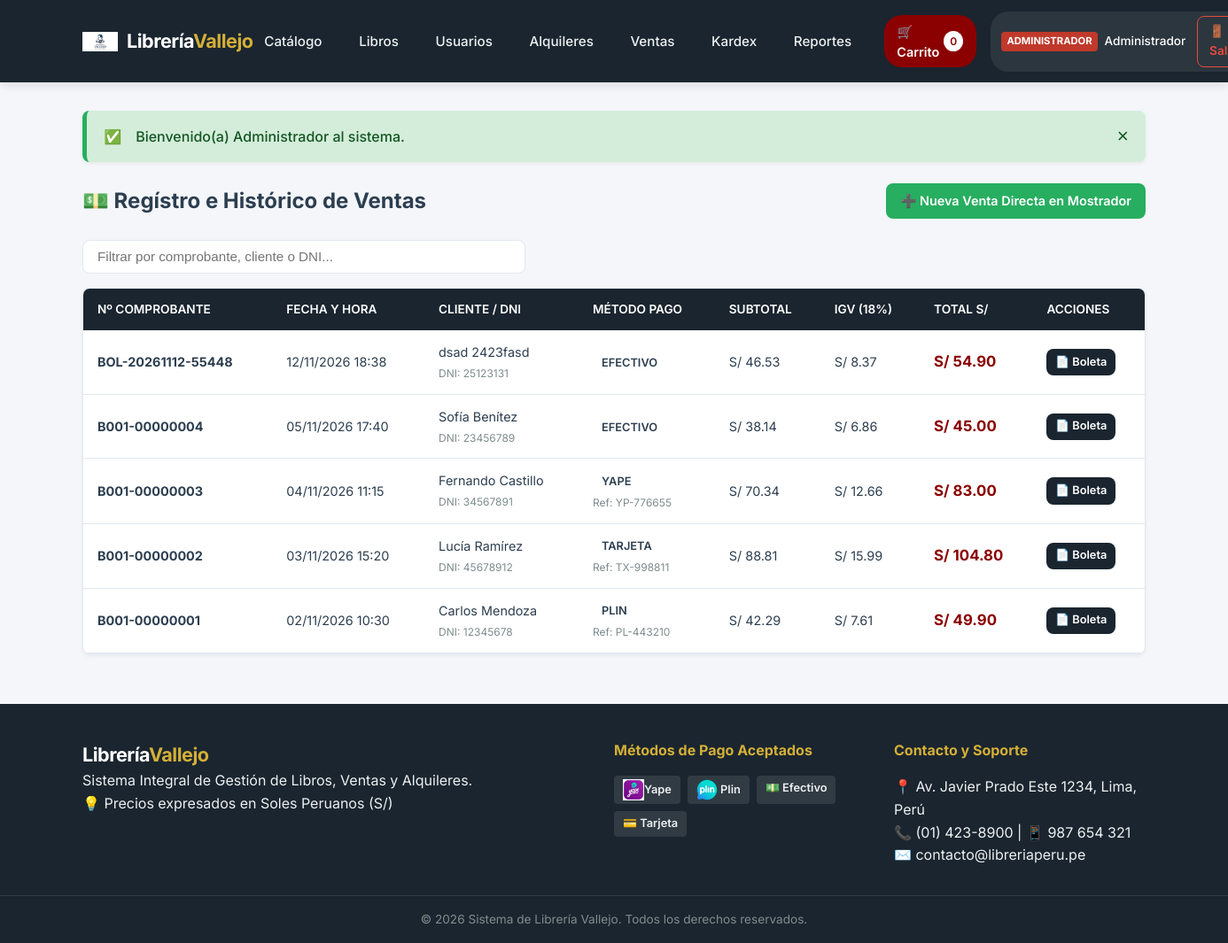
Page /modulos/ventas/index.php (signed in) on the committed database.
### tables this page shows
CREATE TABLE `ventas` (
  `id_venta` int(11) NOT NULL,
  `id_usuario` int(11) NOT NULL,
  `num_comprobante` varchar(30) NOT NULL,
  `subtotal` decimal(10,2) NOT NULL DEFAULT '0.00',
  `igv` decimal(10,2) NOT NULL DEFAULT '0.00',
  `total` decimal(10,2) NOT NULL DEFAULT '0.00',
  `metodo_pago` enum('EFECTIVO','YAPE','PLIN','TARJETA','TRANSFERENCIA') NOT NULL DEFAULT 'EFECTIVO',
  `num_operacion` varchar(50) DEFAULT NULL,
  `fecha_venta` datetime NOT NULL DEFAULT CURRENT_TIMESTAMP
);

CREATE TABLE `usuarios` (
  `id_usuario` int(11) NOT NULL,
  `id_rol` int(11) NOT NULL,
  `dni` varchar(15) NOT NULL,
  `nombre` varchar(100) NOT NULL,
  `apellido` varchar(100) NOT NULL,
  `email` varchar(120) NOT NULL,
  `password` varchar(255) NOT NULL,
  `telefono` varchar(20) DEFAULT NULL,
  `direccion` varchar(255) DEFAULT NULL,
  `estado` enum('ACTIVO','INACTIVO') NOT NULL DEFAULT 'ACTIVO',
  `fecha_registro` datetime NOT NULL DEFAULT CURRENT_TIMESTAMP
);

### modulos/ventas/index.php (the view, shortened to what this page needs)
<?php
require_once __DIR__ . '/../../config/conexion.php';
$sql_ventas = "SELECT v.*, u.nombre, u.apellido, u.dni, u.email
               FROM ventas v
               INNER JOIN usuarios u ON v.id_usuario = u.id_usuario
               WHERE 1=1";
$sql_ventas .= " ORDER BY v.fecha_venta DESC, v.id_venta DESC";
$res_ventas = mysqli_query($conexion, $sql_ventas);
include_once __DIR__ . '/../../includes/header.php';
?>
<div style="display: flex; justify-content: space-between; align-items: center; margin-bottom: 1.5rem; flex-wrap: wrap; gap: 1rem;">
    <h2>💵 Regístro e Histórico de Ventas</h2>
    <a href="<?php echo BASE_URL; ?>modulos/ventas/crear.php" class="btn btn-success">➕ Nueva Venta Directa en Mostrador</a>
</div>
<div class="catalogo-header" style="margin-bottom: 1rem;">
    <div class="buscador-box">
        <input type="text" id="input-search-live" class="input-search" placeholder="Filtrar por comprobante, cliente o DNI...">
    </div>
</div>
<div class="table-responsive">
    <table class="tabla-custom">
        <thead>
            <tr>
                <th>Nº Comprobante</th>
                <th>Fecha y Hora</th>
                <th>Cliente / DNI</th>
                <th>Método Pago</th>
                <th>Subtotal</th>
                <th>IGV (18%)</th>
                <th>Total S/</th>
                <th>Acciones</th>
            </tr>
        </thead>
        <tbody>
            <?php if (mysqli_num_rows($res_ventas) === 0): ?>
                <tr>
                    <td colspan="8" style="text-align: center;">No se registraron ventas en el sistema.</td>
                </tr>
            <?php else: ?>
                <?php while ($v = mysqli_fetch_assoc($res_ventas)): ?>
                    <tr>
                        <td><strong><?php echo htmlspecialchars($v['num_comprobante']); ?></strong></td>
                        <td><?php echo date('d/m/Y H:i', strtotime($v['fecha_venta'])); ?></td>
                        <td>
                            <?php echo htmlspecialchars($v['nombre'] . ' ' . $v['apellido']); ?><br>
                            <small style="color: var(--text-muted);">DNI: <?php echo htmlspecialchars($v['dni']); ?></small>
                        </td>
                        <td>
                            <span class="badge-pago <?php echo strtolower($v['metodo_pago']); ?>">
                                <?php echo htmlspecialchars($v['metodo_pago']); ?>
                            </span>
                            <?php if (!empty($v['num_operacion'])): ?>
                                <br><small style="font-size: 0.75rem; color: var(--text-muted);">Ref: <?php echo htmlspecialchars($v['num_operacion']); ?></small>
                            <?php endif; ?>
                        </td>
                        <td>S/ <?php echo number_format($v['subtotal'], 2); ?></td>
                        <td>S/ <?php echo number_format($v['igv'], 2); ?></td>
                        <td><strong style="color: var(--primary); font-size: 1.05rem;">S/ <?php echo number_format($v['total'], 2); ?></strong></td>
                        <td>
                            <a href="<?php echo BASE_URL; ?>modulos/ventas/comprobante.php?id=<?php echo $v['id_venta']; ?>" class="btn btn-secondary btn-sm" title="Ver / Imprimir Boleta">📄 Boleta</a>
                        </td>
                    </tr>
                <?php endwhile; ?>
            <?php endif; ?>
        </tbody>
    </table>
</div>
<?php include_once __DIR__ . '/../../includes/footer.php'; ?>

### public/assets/css/style.css (style rules this page uses)
:root { --primary: #8b0000; --primary-hover: #660000; --secondary: #1a252f; --accent: #d4af37; --bg-light: #f4f6f9; --bg-card: #ffffff; --text-dark: #2c3e50; --text-muted: #7f8c8d; --border-color: #e2e8f0; --success: #27ae60; --danger: #e74c3c; --warning: #f39c12; --info: #2980b9; --shadow-sm: 0 2px 4px rgba(0,0,0,0.05); --shadow-md: 0 4px 10px rgba(0,0,0,0.1); --radius: 8px; --transition: all 0.25s ease-in-out; }
* { margin: 0; padding: 0; box-sizing: border-box; }
body { font-family: 'Inter', -apple-system, BlinkMacSystemFont, "Segoe UI", Roboto, sans-serif; background-color: var(--bg-light); color: var(--text-dark); line-height: 1.6; display: flex; flex-direction: column; min-height: 100vh; }
.catalogo-header { display: flex; justify-content: space-between; align-items: center; margin-bottom: 1.5rem; flex-wrap: wrap; gap: 1rem; }
.buscador-box { display: flex; gap: 10px; flex: 1; max-width: 500px; }
.input-search { width: 100%; padding: 0.6rem 1rem; border: 1px solid var(--border-color); border-radius: var(--radius); font-size: 0.95rem; }
.btn { display: inline-block; padding: 0.5rem 1rem; font-size: 0.9rem; font-weight: 600; text-align: center; border: none; border-radius: var(--radius); cursor: pointer; text-decoration: none; transition: var(--transition); }
.btn-secondary { background-color: var(--secondary); color: #fff; }
.btn-success { background-color: var(--success); color: #fff; }
.btn-sm { padding: 0.3rem 0.6rem; font-size: 0.8rem; }
.table-responsive { width: 100%; overflow-x: auto; background-color: var(--bg-card); border-radius: var(--radius); box-shadow: var(--shadow-sm); border: 1px solid var(--border-color); margin-bottom: 1.5rem; }
.tabla-custom { width: 100%; border-collapse: collapse; text-align: left; }
.tabla-custom th { background-color: var(--secondary); color: #fff; padding: 0.8rem 1rem; font-weight: 600; font-size: 0.85rem; text-transform: uppercase; }
.tabla-custom td { padding: 0.8rem 1rem; border-bottom: 1px solid var(--border-color); font-size: 0.9rem; }
.badge-pago { padding: 4px 10px; border-radius: 4px; font-size: 0.8rem; font-weight: 600; background-color: rgba(255,255,255,0.1); }

### rows in the picture
ventas: num_comprobante "BOL-20261112-55448", fecha_venta "12/11/2026 18:38", id_usuario.apellido "dsad 2423fasd", id_usuario.dni "25123131", metodo_pago "EFECTIVO", subtotal "46.53", igv "8.37", total "54.90"
ventas: num_comprobante "B001-00000004", fecha_venta "05/11/2026 17:40", id_usuario.apellido "Sofía Benítez", id_usuario.dni "23456789", metodo_pago "EFECTIVO", subtotal "38.14", igv "6.86", total "45.00"
ventas: num_comprobante "B001-00000003", fecha_venta "04/11/2026 11:15", id_usuario.apellido "Fernando Castillo", id_usuario.dni "34567891", metodo_pago "YAPE", num_operacion "YP-776655", subtotal "70.34", igv "12.66", total "83.00"
ventas: num_comprobante "B001-00000002", fecha_venta "03/11/2026 15:20", id_usuario.apellido "Lucía Ramírez", id_usuario.dni "45678912", metodo_pago "TARJETA", num_operacion "TX-998811", subtotal "88.81", igv "15.99", total "104.80"
ventas: num_comprobante "B001-00000001", fecha_venta "02/11/2026 10:30", id_usuario.apellido "Carlos Mendoza", id_usuario.dni "12345678", metodo_pago "PLIN", num_operacion "PL-443210", subtotal "42.29", igv "7.61", total "49.90"

### other values in the picture
$cant_carrito "0"
$usuario_actual['rol'] "ADMINISTRADOR"
$usuario_actual['nombre'] "Administrador"
$mensaje "Bienvenido(a) Administrador al sistema."
